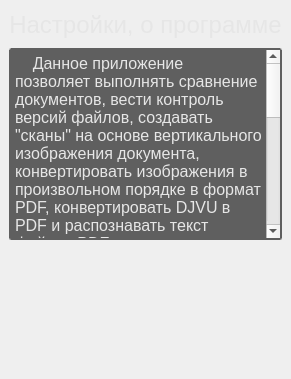
         <widget class="QWidget" name="settings_frame">
          <property name="styleSheet">
           <string notr="true">QWidget#settings_frame
{
	background-color: rgb(70,70,70);
}</string>
          </property>
          <layout class="QVBoxLayout" name="verticalLayout_16">
           <property name="spacing">
            <number>9</number>
           </property>
           <property name="leftMargin">
            <number>9</number>
           </property>
           <property name="rightMargin">
            <number>9</number>
           </property>
           <property name="bottomMargin">
            <number>130</number>
           </property>
           <item>
            <widget class="QLabel" name="settings_descript">
             <property name="maximumSize">
              <size>
               <width>16777215</width>
               <height>60</height>
              </size>
             </property>
             <property name="font">
              <font>
               <family>Segoe UI</family>
               <pointsize>18</pointsize>
              </font>
             </property>
             <property name="styleSheet">
              <string notr="true">QLabel
{
	color: rgb(230,230,230);
}</string>
             </property>
             <property name="text">
              <string>Настройки, о программе</string>
             </property>
             <property name="alignment">
              <set>Qt::AlignCenter</set>
             </property>
            </widget>
           </item>
           <item>
            <widget class="QPlainTextEdit" name="settings_plain">
             <property name="minimumSize">
              <size>
               <width>0</width>
               <height>0</height>
              </size>
             </property>
             <property name="maximumSize">
              <size>
               <width>100000</width>
               <height>350</height>
              </size>
             </property>
             <property name="font">
              <font>
               <family>Segoe UI</family>
               <pointsize>12</pointsize>
              </font>
             </property>
             <property name="styleSheet">
              <string notr="true">QPlainTextEdit
{
	color: rgb(230,230,230);
	background-color:rgb(95,95,95);
	border-style: double;
	border-width: 2px;
    border-radius: 2px;
	border-color: rgb(95,95,95)
}</string>
             </property>
             <property name="plainText">
              <string>    Данное приложение позволяет выполнять сравнение документов, вести контроль версий файлов, создавать &quot;сканы&quot; на основе вертикального изображения документа, конвертировать изображения в произвольном порядке в формат PDF, конвертировать DJVU в PDF и распознавать текст файлов PDF.

    Для работы приложения необходимы установленные Diffuse, git, OCRmyPDF, Tesseract (добавив в PATH), Ghostscript, Djvulibre (добавив в PATH).

    Для сворачивания приложения в трей требуется наличие в папке с приложением icon_pic.ico - файла с иконкой.

    Для изменения сочетаний клавиш в папке приложения должен находиться settings.ini - файл настроек.

    Перед использованием сочетаний клавиш требуется скопировать требуемые файлы (Ctrl+C), а после в приложении на нужной вкладке нажать требуемое сокращение.</string>
             </property>
             <property name="textInteractionFlags">
              <set>Qt::NoTextInteraction</set>
             </property>
            </widget>
           </item>
           <item>
            <widget class="QFrame" name="settings_autoboot_frame">
             <property name="maximumSize">
              <size>
               <width>16777215</width>
               <height>50</height>
              </size>
             </property>
             <property name="styleSheet">
              <string notr="true">QFrame#settings_autoboot_frame
{
	color: rgb(230,230,230);
	background-color:rgb(95,95,95);
	border-style: double;
	border-width: 2px;
    border-radius: 2px;
	border-color: rgb(95,95,95)
}</string>
             </property>
             <property name="frameShape">
              <enum>QFrame::StyledPanel</enum>
             </property>
             <property name="frameShadow">
              <enum>QFrame::Raised</enum>
             </property>
             <widget class="QPushButton" name="settings_autoboot_add">
              <property name="enabled">
               <bool>true</bool>
              </property>
              <property name="geometry">
               <rect>
                <x>355</x>
                <y>10</y>
                <width>185</width>
                <height>30</height>
               </rect>
              </property>
              <property name="minimumSize">
               <size>
                <width>0</width>
                <height>30</height>
               </size>
              </property>
              <property name="font">
               <font>
                <family>Segoe UI</family>
                <pointsize>12</pointsize>
               </font>
              </property>
              <property name="styleSheet">
               <string notr="true">QPushButton
 { background-color: rgb(120, 120, 120);
	color: rgb(245, 245, 245);
	border-style: double;
	border-width: 1px;
    border-radius: 1px;
	border-color: rgb(120, 120, 120); }
QPushButton:hover
 { background-color: rgb(130, 130, 130);
	color: rgb(245, 245, 245);
	border-color: rgb(130, 130, 130); }
QPushButton:pressed
 { background-color: rgb(110, 110, 110);
	color: rgb(245, 245, 245);
	border-color: rgb(190, 190, 190); }</string>
              </property>
              <property name="text">
               <string>Добавить</string>
              </property>
             </widget>
             <widget class="QLabel" name="settings_autoboot_descript">
              <property name="geometry">
               <rect>
                <x>10</x>
                <y>12</y>
                <width>311</width>
                <height>21</height>
               </rect>
              </property>
              <property name="font">
               <font>
                <family>Segoe UI</family>
                <pointsize>12</pointsize>
               </font>
              </property>
              <property name="styleSheet">
               <string notr="true">QLabel
{
	color: rgb(230,230,230);
}</string>
              </property>
              <property name="text">
               <string>Настройки автозапуска:</string>
              </property>
             </widget>
             <widget class="QPushButton" name="settings_autoboot_delete">
              <property name="geometry">
               <rect>
                <x>580</x>
                <y>10</y>
                <width>185</width>
                <height>30</height>
               </rect>
              </property>
              <property name="minimumSize">
               <size>
                <width>0</width>
                <height>30</height>
               </size>
              </property>
              <property name="font">
               <font>
                <family>Segoe UI</family>
                <pointsize>12</pointsize>
               </font>
              </property>
              <property name="styleSheet">
               <string notr="true">QPushButton
 { background-color: rgb(120, 120, 120);
	color: rgb(245, 245, 245);
	border-style: double;
	border-width: 1px;
    border-radius: 1px;
	border-color: rgb(120, 120, 120); }
QPushButton:hover
 { background-color: rgb(130, 130, 130);
	color: rgb(245, 245, 245);
	border-color: rgb(130, 130, 130); }
QPushButton:pressed
 { background-color: rgb(110, 110, 110);
	color: rgb(245, 245, 245);
	border-color: rgb(190, 190, 190); }</string>
              </property>
              <property name="text">
               <string>Исключить</string>
              </property>
             </widget>
            </widget>
           </item>
          </layout>
         </widget>
